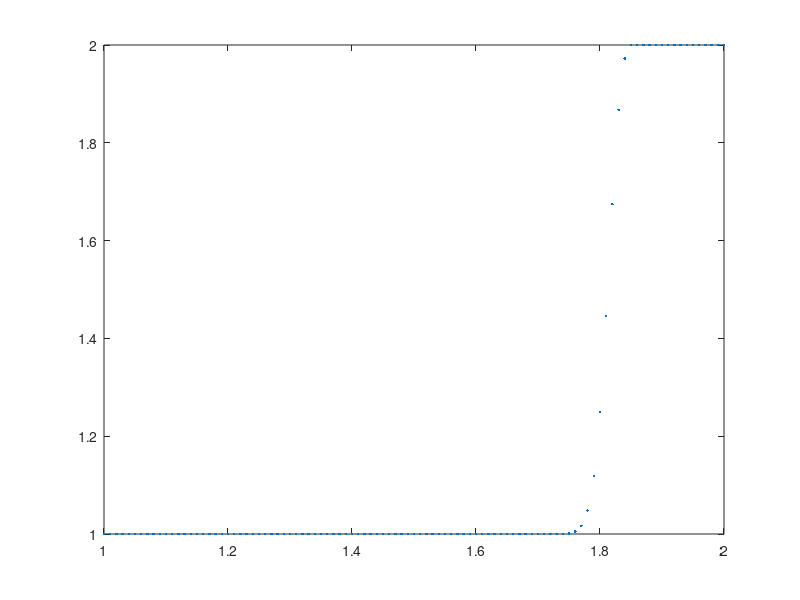

Source code (MATLAB):
%% 1D Linear Advection Equation
%
% du/dt + a du/dx = 0
%
% Subroutine for solving using Upwind Method.
% by Manuel Diaz, manuel.ade'at'gmail.com 
% Institute of Applied Mechanics, 2012.08.12

clear all; close all; clc;

%% Parameters
a = 0.5;
a_m = min(0,a);
a_p = max(0,a);
dx = 0.01;
cfl = 0.9;
dt = cfl*dx/abs(a);
t_end = 0.6;

%% Discretization of Domain
x = 1:dx:2;
t = 0:dt:t_end;

%% Initial Condition
n = length(x);
%u_0 = zeros(1,n);
u_0(1:ceil(n/2)) = 1;
u_0((ceil(n/2)+1):n) = 2;

%% Main Loop
% Initilize vector variables
u_next = zeros(1,n);

% Load Initial condition
u = u_0;

% Main Loop
for k = t
    for j = 2:n-1    
        % Single Sided Upwind
        %u_next(j) = u(j) - a*dt/dx*(u(j)-u(j-1)); % Upwind
        %u_next(j) = u(j) - a*dt/dx*(u(j+1)-u(j)); % Downwind
        
        % Double Sided Upwind
        u_next(j) = u(j) - a_p*dt/dx*(u(j)-u(j-1)) - a_m*dt/dx*(u(j+1)-u(j));
        
        % Comparing to Lax-Wendroff:
        %u_next(j) = u(j) - dt/(2*dx)*a*(u(j+1)-u(j-1)) ...
        %   +(dt^2/2)/(dx^2)*(a^2)*(u(j+1)-2*u(j)+u(j-1)); % LW
    end
    % BC
    u_next(1) = u_next(2);
    u_next(n) = u_next(n-1);
    
    % UPDATE info
    u = u_next(1:n);
end
    
%% Plot Results
plot(x,u,'.')